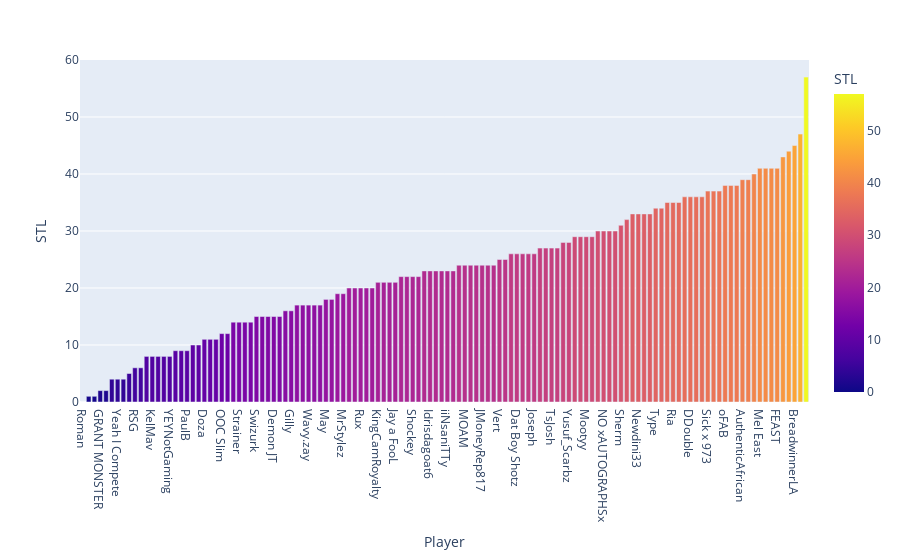

The notebook cell this image was saved under:
### Code cell
#['Person_id','Player','Team','Season_Type','GP','Min','FGM','FGA','FG_pct','FG3M','FG3A','FDG3_pct','FTM',
#'FTA','FT_pct','OREB','DREB','REB','AST','PF','STL','TOV','BLK','PTS','CareerHighPTS','effi_pct','Tru_shoot_pct']
barplt_players(players,"STL")

### Figure 1 — Plotly figure (JSON) as saved in the notebook; plotly's stock layout.template omitted (floating-point values rounded to 4 significant figures; data arrays with more than 128 entries replaced by an {"elided": "..."} marker saying what was removed)
{"data": [{"alignmentgroup": "True", "customdata": {"elided": "126x2 str values"}, "hoverlabel": {"namelength": 0}, "hovertemplate": "Player=%{customdata[0]}<br>STL=%{marker.color}<br>Team=%{customdata[1]}", "legendgroup": "", "marker": {"color": [0, 1, 1, 2, 2, 4, 4, 4, 5, 6, 6, 8, 8, 8, 8, 8, 9, 9, 9, 10, 10, 11, 11, 11, 12, 12, 14, 14, 14, 14, 15, 15, 15, 15, 15, 16, 16, 17, 17, 17, 17, 17, 18, 18, 19, 19, 20, 20, 20, 20, 20, 21, 21, 21, 21, 22, 22, 22, 22, 23, 23, 23, 23, 23, 23, 24, 24, 24, 24, 24, 24, 24, 25, 25, 26, 26, 26, 26, 26, 27, 27, 27, 27, 28, 28, 29, 29, 29, 29, 30, 30, 30, 30, 31, 32, 33, 33, 33, 33, 34, 34, 35, 35, 35, 36, 36, 36, 36, 37, 37, 37, 38, 38, 38, 39, 39, 40, 41, 41, 41, 41, 43, 44, 45, 47, 57], "coloraxis": "coloraxis"}, "name": "", "offsetgroup": "", "orientation": "v", "showlegend": false, "textposition": "auto", "type": "bar", "x": ["Roman", "iiTzChas", "NachoTraynor", "GRANT MONSTER", "oCASSIUS", "TuckerLocksUp", "Yeah I Compete", "Chiquita", "Suavy", "RSG", "KevDontMiss", "LYKaPRO", "KelMav", "Jaacko", "Matty", "YEYNotGaming", "Reizey", "Man_in_a_car", "PaulB", "XxSTL2LAxX", "UniversaIPhenom", "Doza", "ChaChingSingh", "BigMeek", "OOC Slim", "Safiya4ya", "Savage", "Strainer", "Jomar12 PR", "King Peroxide", "Swizurk", "Lav", "Vandi", "Demon JT", "Rando", "Detoxys", "Gilly", "CB13", "BearDaBeast", "Wavy.zay", "Kontrul", "BalILikeSeem", "May", "iamadamthe1st", "Jin", "MrStylez", "Mo", "splashking", "Rux", "Jayrod", "All Hail Trey", "KingCamRoyalty", "Radiant", "SlayIsland", "Jay a FooL", "worthingcolt", "Dimez", "Shockey", "ZDS", "Gliz", "Idrisdagoat6", "Mama Im Dat Man", "chaddynick", "iiNsaniTTy", "Bp", "UCMANNY", "MOAM", "G O O F Y 7 5 7", "Lord Beezus", "JMoneyRep817", "Bulleyy", "Hood", "Vert", "ReeseDaGod", "Dayfri", "Dat Boy Shotz", "ToXsiK", "Bsmoove", "Joseph", "l 24k Dropoff l", "JoJo", "TsJosh", "Kenny Got Work", "MaJes7ic", "Yusuf_Scarbz", "DevGoss", "Steez", "Mootyy", "Zakyy610", "Arooks", "NO xAUTOGRAPHSx", "OriginalMalik", "WoLF 74", "Sherm", "HazzaUK", "Kev", "Newdini33", "Ramo", "Arsonal", "Type", "ProFusion", "OneWildWalnut", "Ria", "oLarry", "Plondo", "DDouble", "Hotshot", "Deedz", "Sick x 973", "TURNUPDEFENSE", "Lotty", "oFAB", "Daveed 3x", "PeteBeBallin", "AuthenticAfrican", "Shuttles", "USERPICK", "Mel East", "NateKahl", "LavishPhenom", "FEAST", "DT", "Gradient", "BreadwinnerLA", "KingQuai614", "Godddof2k"], "xaxis": "x", "y": [0, 1, 1, 2, 2, 4, 4, 4, 5, 6, 6, 8, 8, 8, 8, 8, 9, 9, 9, 10, 10, 11, 11, 11, 12, 12, 14, 14, 14, 14, 15, 15, 15, 15, 15, 16, 16, 17, 17, 17, 17, 17, 18, 18, 19, 19, 20, 20, 20, 20, 20, 21, 21, 21, 21, 22, 22, 22, 22, 23, 23, 23, 23, 23, 23, 24, 24, 24, 24, 24, 24, 24, 25, 25, 26, 26, 26, 26, 26, 27, 27, 27, 27, 28, 28, 29, 29, 29, 29, 30, 30, 30, 30, 31, 32, 33, 33, 33, 33, 34, 34, 35, 35, 35, 36, 36, 36, 36, 37, 37, 37, 38, 38, 38, 39, 39, 40, 41, 41, 41, 41, 43, 44, 45, 47, 57], "yaxis": "y"}], "layout": {"barmode": "relative", "coloraxis": {"colorbar": {"title": {"text": "STL"}}, "colorscale": [[0, "#0d0887"], [0.1111, "#46039f"], [0.2222, "#7201a8"], [0.3333, "#9c179e"], [0.4444, "#bd3786"], [0.5556, "#d8576b"], [0.6667, "#ed7953"], [0.7778, "#fb9f3a"], [0.8889, "#fdca26"], [1, "#f0f921"]]}, "legend": {"tracegroupgap": 0}, "margin": {"t": 60}, "xaxis": {"anchor": "y", "domain": [0, 1], "title": {"text": "Player"}}, "yaxis": {"anchor": "x", "domain": [0, 1], "title": {"text": "STL"}}}}
